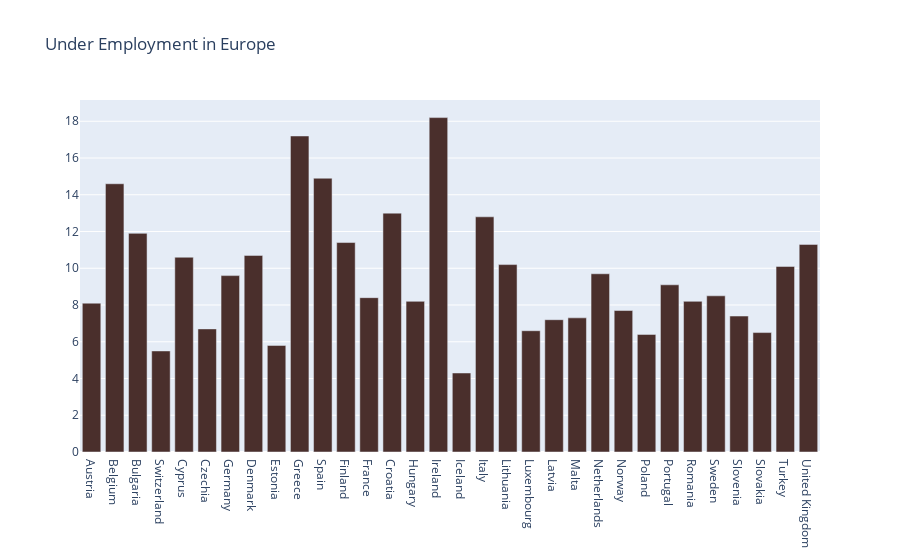

This figure's notebook cell:
### Code cell
trace = [go.Bar(
             x = underemployment['country'],
             y = underemployment['med_income_underemp'],
             name = 'Under Employment',
             marker = dict(color = 'rgb(74, 47, 44)'),
)]
layout = go.Layout(title = 'Under Employment in Europe')
fig = go.Figure(data = trace, layout = layout)
iplot(fig)

### Figure 1 — Plotly figure (JSON) as saved in the notebook; plotly's stock layout.template omitted (floating-point values rounded to 4 significant figures)
{"data": [{"marker": {"color": "rgb(74, 47, 44)"}, "name": "Under Employment", "type": "bar", "x": ["Austria", "Belgium", "Bulgaria", "Switzerland", "Cyprus", "Czechia", "Germany", "Denmark", "Estonia", "Greece", "Spain", "Finland", "France", "Croatia", "Hungary", "Ireland", "Iceland", "Italy", "Lithuania", "Luxembourg", "Latvia", "Malta", "Netherlands", "Norway", "Poland", "Portugal", "Romania", "Sweden", "Slovenia", "Slovakia", "Turkey", "United Kingdom"], "y": [8.1, 14.6, 11.9, 5.5, 10.6, 6.7, 9.6, 10.7, 5.8, 17.2, 14.9, 11.4, 8.4, 13, 8.2, 18.2, 4.3, 12.8, 10.2, 6.6, 7.2, 7.3, 9.7, 7.7, 6.4, 9.1, 8.2, 8.5, 7.4, 6.5, 10.1, 11.3]}], "layout": {"title": {"text": "Under Employment in Europe"}}}
